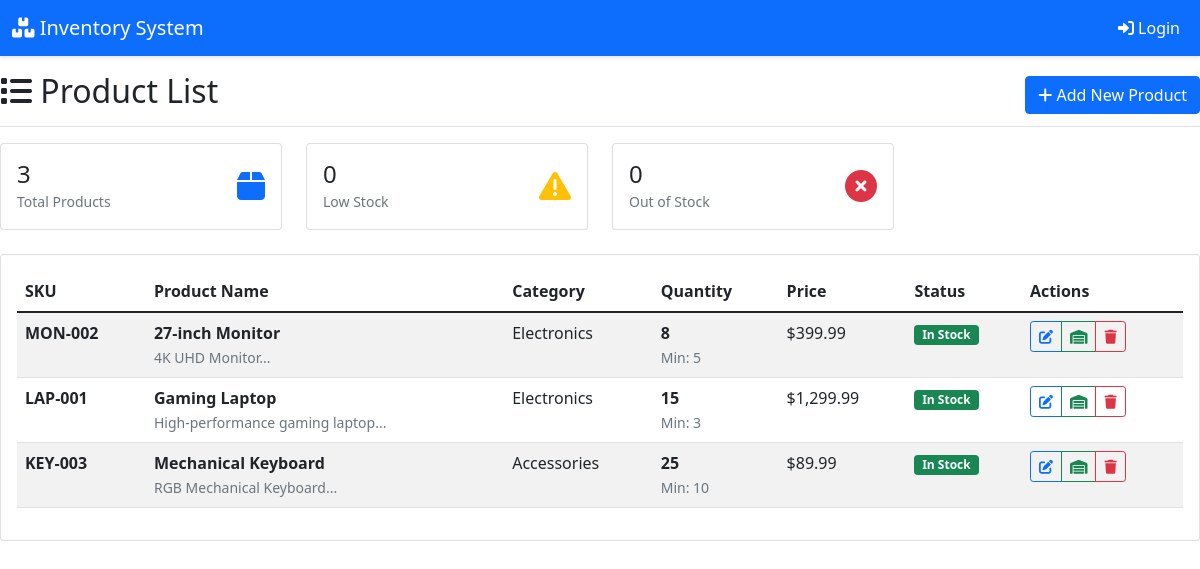
Page /products/view_products.php on the committed database.
### tables this page shows
CREATE TABLE IF NOT EXISTS products (
    id INT AUTO_INCREMENT PRIMARY KEY,
    sku VARCHAR(50) UNIQUE NOT NULL,
    name VARCHAR(255) NOT NULL,
    description TEXT,
    category VARCHAR(100),
    quantity INT DEFAULT 0,
    price DECIMAL(10,2),
    cost_price DECIMAL(10,2),
    min_stock INT DEFAULT 5,
    supplier_id INT,
    supplier VARCHAR(255),  
    location VARCHAR(100),
    created_at TIMESTAMP DEFAULT CURRENT_TIMESTAMP,
    updated_at TIMESTAMP DEFAULT CURRENT_TIMESTAMP ON UPDATE CURRENT_TIMESTAMP,
    FOREIGN KEY (supplier_id) REFERENCES suppliers(id) ON DELETE SET NULL
);

### products/view_products.php (the view, shortened to what this page needs)
<?php
$database = new Database();
$db = $database->getConnection();
$query = "SELECT * FROM products ORDER BY name ASC";
$stmt = $db->prepare($query);
$stmt->execute();
$products = $stmt->fetchAll(PDO::FETCH_ASSOC);
$low_stock_query = "SELECT COUNT(*) as count FROM products WHERE quantity <= min_stock AND quantity > 0";
$low_stock_stmt = $db->prepare($low_stock_query);
$low_stock_stmt->execute();
$low_stock_count = $low_stock_stmt->fetch(PDO::FETCH_ASSOC);
$out_of_stock_query = "SELECT COUNT(*) as count FROM products WHERE quantity = 0";
$out_of_stock_stmt = $db->prepare($out_of_stock_query);
$out_of_stock_stmt->execute();
$out_of_stock_count = $out_of_stock_stmt->fetch(PDO::FETCH_ASSOC);
require_once "../includes/header.php";
?>
<div class="d-flex justify-content-between flex-wrap flex-md-nowrap align-items-center pt-3 pb-2 mb-3 border-bottom">
    <h1 class="h2"><i class="fas fa-list"></i> Product List</h1>
    <div class="btn-toolbar mb-2 mb-md-0">
        <a href="add_product.php" class="btn btn-primary">
            <i class="fas fa-plus"></i> Add New Product
        </a>
    </div>
</div>
<div class="row mb-4">
    <div class="col-md-3">
        <div class="card">
            <div class="card-body">
                <div class="d-flex justify-content-between">
                    <div>
                        <h4 class="mb-0"><?php echo count($products); ?></h4>
                        <small class="text-muted">Total Products</small>
                    </div>
                    <div class="align-self-center">
                        <i class="fas fa-box text-primary fa-2x"></i>
                    </div>
                </div>
            </div>
        </div>
    </div>
    <div class="col-md-3">
        <div class="card">
            <div class="card-body">
                <div class="d-flex justify-content-between">
                    <div>
                        <h4 class="mb-0"><?php echo $low_stock_count['count']; ?></h4>
                        <small class="text-muted">Low Stock</small>
                    </div>
                    <div class="align-self-center">
                        <i class="fas fa-exclamation-triangle text-warning fa-2x"></i>
                    </div>
                </div>
            </div>
        </div>
    </div>
    <div class="col-md-3">
        <div class="card">
            <div class="card-body">
                <div class="d-flex justify-content-between">
                    <div>
                        <h4 class="mb-0"><?php echo $out_of_stock_count['count']; ?></h4>
                        <small class="text-muted">Out of Stock</small>
                    </div>
                    <div class="align-self-center">
                        <i class="fas fa-times-circle text-danger fa-2x"></i>
                    </div>
                </div>
            </div>
        </div>
    </div>
</div>
<div class="card">
    <div class="card-body">
        <?php if ($products): ?>
            <div class="table-responsive">
                <table class="table table-striped table-hover">
                    <thead>
                        <tr>
                            <th>SKU</th>
                            <th>Product Name</th>
                            <th>Category</th>
                            <th>Quantity</th>
                            <th>Price</th>
                            <th>Status</th>
                            <th>Actions</th>
                        </tr>
                    </thead>
                    <tbody>
                        <?php foreach ($products as $product):
                            $stock_class = '';
                            $stock_status = '';
                            if ($product['quantity'] == 0) {
                                $stock_class = 'out-of-stock';
                                $stock_status = '<span class="badge bg-secondary">Out of Stock</span>';
                            } elseif ($product['quantity'] <= $product['min_stock']) {
                                $stock_class = 'low-stock';
                                $stock_status = '<span class="badge bg-warning">Low Stock</span>';
                            } else {
                                $stock_status = '<span class="badge bg-success">In Stock</span>';
                            }
                        ?>
                        <tr class="<?php echo $stock_class; ?>">
                            <td><strong><?php echo htmlspecialchars($product['sku']); ?></strong></td>
                            <td>
                                <strong><?php echo htmlspecialchars($product['name']); ?></strong>
                                <?php if ($product['description']): ?>
                                    <br><small class="text-muted"><?php echo substr(htmlspecialchars($product['description']), 0, 50); ?>...</small>
                                <?php endif; ?>
                            </td>
                            <td><?php echo htmlspecialchars($product['category']); ?></td>
                            <td>
                                <strong><?php echo $product['quantity']; ?></strong>
                                <?php if ($product['min_stock'] > 0): ?>
                                    <br><small class="text-muted">Min: <?php echo $product['min_stock']; ?></small>
                                <?php endif; ?>
                            </td>
                            <td>
                                <?php if ($product['price']): ?>
                                    $<?php echo number_format($product['price'], 2); ?>
                                <?php else: ?>
                                    <span class="text-muted">-</span>
                                <?php endif; ?>
                            </td>
                            <td><?php echo $stock_status; ?></td>
                            <td>
                                <div class="btn-group btn-group-sm">
                                    <a href="edit_product.php?id=<?php echo $product['id']; ?>" class="btn btn-outline-primary">
                                        <i class="fas fa-edit"></i>
                                    </a>
                                    <a href="update_stock.php?id=<?php echo $product['id']; ?>" class="btn btn-outline-success">
                                        <i class="fas fa-warehouse"></i>
                                    </a>
                                    <a href="?delete_id=<?php echo $product['id']; ?>"
                                       class="btn btn-outline-danger"
                                       onclick="return confirmDelete('<?php echo addslashes($product['name']); ?>')">
                                        <i class="fas fa-trash"></i>
                                    </a>
                                </div>
                            </td>
                        </tr>
                        <?php endforeach; ?>
                    </tbody>
                </table>
            </div>
        <?php endif; ?>
    </div>
</div>
<?php require_once "../includes/footer.php"; ?>

### includes/header.php (style rules this page uses)
.card { transition: transform 0.2s; }

### rows in the picture
products: sku "MON-002", name "27-inch Monitor", description "4K UHD Monitor", category "Electronics", quantity "8", min_stock "5", price "399.99", shows "In Stock"
products: sku "LAP-001", name "Gaming Laptop", description "High-performance gaming laptop", category "Electronics", quantity "15", min_stock "3", price "1,299.99", shows "In Stock"
products: sku "KEY-003", name "Mechanical Keyboard", description "RGB Mechanical Keyboard", category "Accessories", quantity "25", min_stock "10", price "89.99", shows "In Stock"

### other values in the picture
count($products) "3"
$low_stock_count['count'] "0"
$out_of_stock_count['count'] "0"
